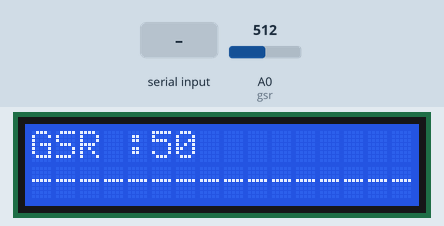
The sketch below on a simulated Arduino Uno, built with avr-gcc and run on an emulated ATmega328P. On the bench: 16×2 character LCD. The inputs (shaded band) are chosen by the test bench; at power-on: A0 (gsr) = 512. What the sketch prints to the serial monitor is not drawn.

Above: at 15.8 s.
15.9 s: "PyreC$" received over Serial
At 16.0 s:
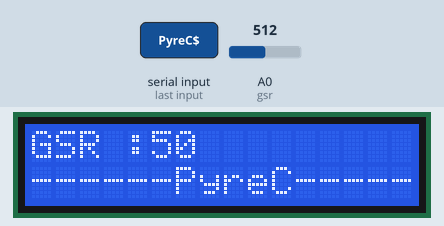
17.6 s: "PyreS$" received over Serial
At 18.5 s:
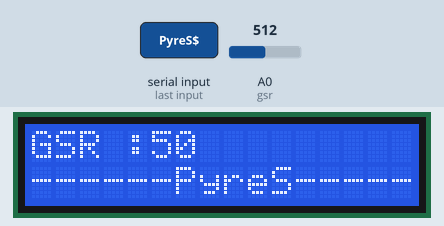
20.3 s: "Sad$" received over Serial
At 20.7 s:
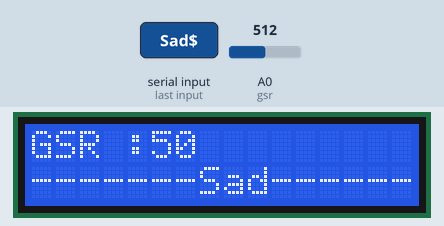
23.0 s: "Happy$" received over Serial
At 23.9 s:
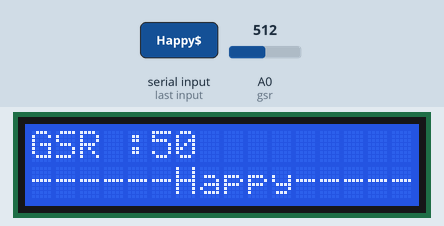
25.7 s: "Neutral$" received over Serial
At 26.7 s:
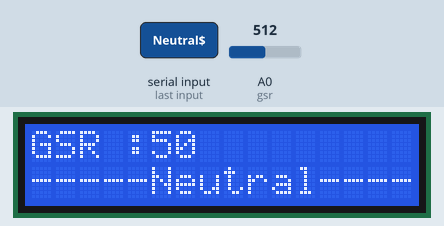
28.4 s: A0 (gsr) set to 716
At 30.4 s:
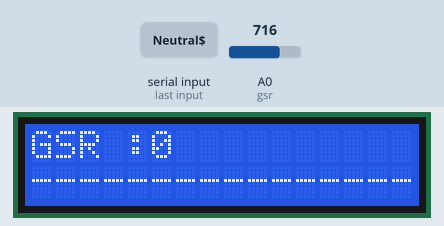
Timing chart, 0 to 31.9 s (numbered marks = the images above; inputs shaded):
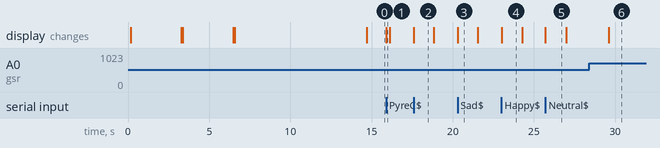

Measured:
- after the input at 15.9 s, the display: changes at once (image 1)
- after the input at 17.6 s, the display: changes at once (image 2)
- after the input at 20.3 s, the display: changes at once (image 3)
- after the input at 23.0 s, the display: changes at once (image 4)
- after the input at 25.7 s, the display: changes at once (image 5)
- after the input at 28.4 s, the display: changes after 1.2 s (image 6)
- what the display in image 2 shows lasts 1.2 s, from 17.6 s to 18.8 s

The sketch:

BTEC898_Master.ino
```cpp
#include<LiquidCrystal.h>
#include <SoftwareSerial.h>


#define splash splash1

#define python Serial

#define RX 3
#define TX 2
SoftwareSerial ard_node(RX, TX);

LiquidCrystal lcd(13, 12, 11, 10, 9, 8);

#define gsr A0


String IncomingData = "";

int gsr_r;
int  dis_t = 550;
int disp = dis_t ;

int py_send = 0;

String prev_Rec = "Neutral";
void setup() {
  // put your setup code here, to run once:
  Serial.begin(115200);
  ard_node.begin(115200);
  python.begin(115200);

  LcDSet();

  splash(0, "Initializing");
  splash(1, "Python");
  delay(8000);
  python.println("Ready");
  lcd.clear();


}

void LcDSet() {

  lcd.begin(16, 2);
  splash(0, "Emotion Based");
  splash(1, "Teaching  System");
  delay(3000);
  splash(0, "For Autistic");
  splash(1, "Children's");
  delay(3000);

}

void loop() {
  // put your main code here, to run repeatedly:
  getSensor();

  getPython();


  disp++;
  //  Serial.println(disp);
  if (disp > dis_t) {
    lcd.setCursor(0, 0);
    lcd.print("GSR :       ");
    lcd.setCursor(5, 0);
    lcd.print(gsr_r);
    splash(1, "");
    if (py_send) {
      python.print("GSR:");
      python.println();
      python.print(gsr_r);
      python.println();
    }

    ard_node.print(gsr_r);
    ard_node.print(",");
    ard_node.print(prev_Rec);
    ard_node.print(",");
    Serial.println();
    disp = 0;
  }

  delay(2);
}

void getPython() {
  if (python.available())
  {
    IncomingData = python.readStringUntil('$');

    delayMicroseconds(5);
  }
  if (IncomingData.length() > 0) {

    python.println(IncomingData);
    splash(1, IncomingData);
    if (IncomingData == "PyreC") {
      py_send = 1;prev_Rec = "Neutral";
    }
    if (IncomingData == "PyreS") {
      py_send = 0;
    }


    if (IncomingData == "Sad" )
    {
      prev_Rec = "Sad"; py_send = 0;

    }
    else if (IncomingData == "Happy" )
    {
      prev_Rec = "Happy"; py_send = 0;

    }
    else if (IncomingData == "Neutral" )
    {
      prev_Rec = "Neutral";py_send = 1;

    }

    IncomingData = "";

  }

}

void getSensor() {

  gsr_r = analogRead(gsr);

  gsr_r = map(gsr_r, 0, 1023, 100, 0);
  if (gsr_r <= 36) {
    gsr_r = 0;
  }

}
```

splash.ino
```cpp
void splash1( int row, String txt)
{
  int curs = (17 - txt.length()) / 2;
  lcd.setCursor(0, row);
  lcd.print("----------------");

  lcd.setCursor(curs, row);
  lcd.print(txt);
  delay(100);
}
void splash2( int row, String txt)
{
  int curs = (21 - txt.length()) / 2;
  lcd.setCursor(0, row);
  lcd.print("--------------------");
  lcd.setCursor(curs, row);
  lcd.print(txt);
  delay(70);
}
```
